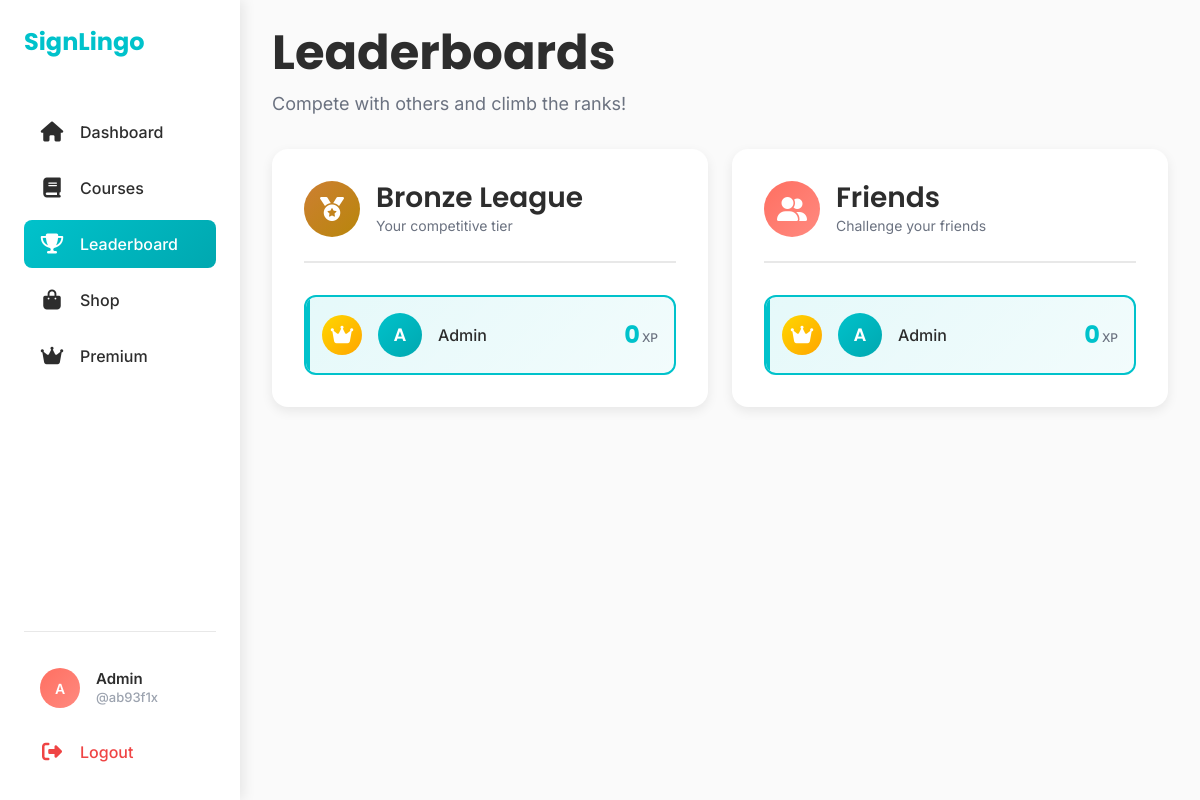
The page /leaderboard (signed in) on the database as committed earlier.
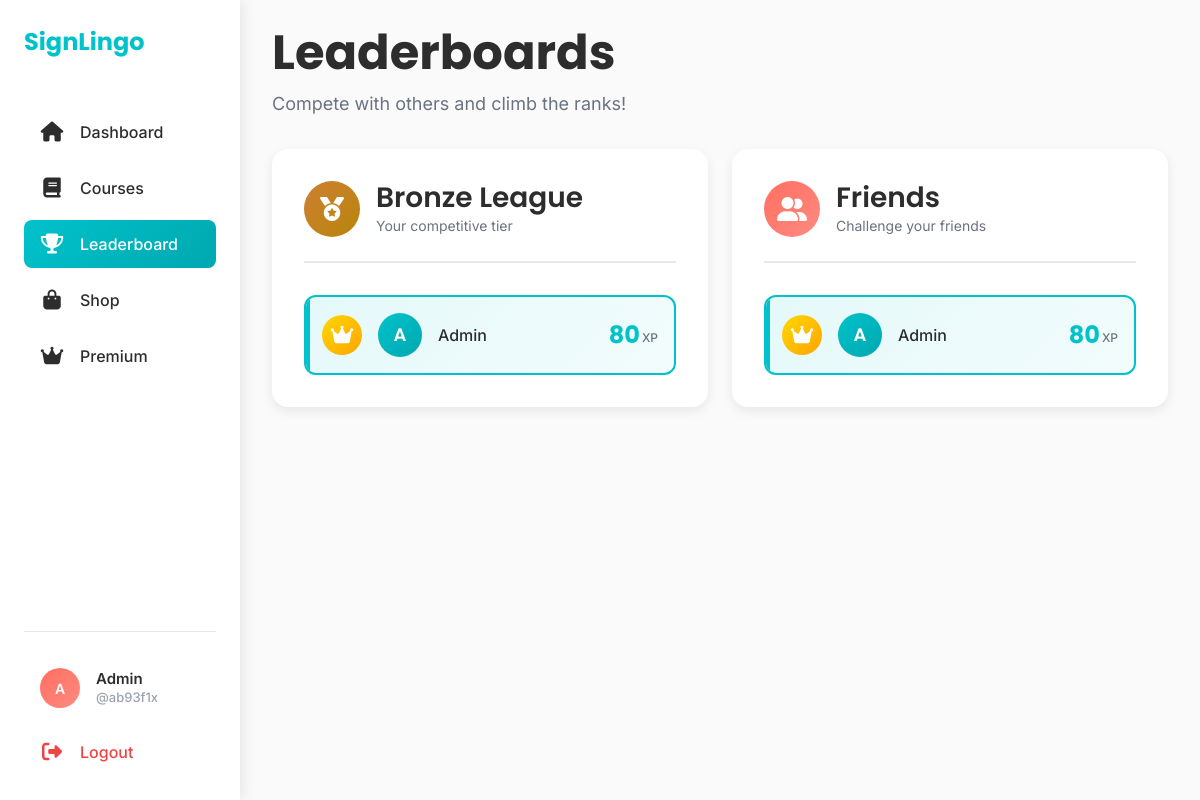
The same page on the database as committed later.
### models.py (models this page shows, shortened)
class User(db.Model):
    id = db.Column(db.Integer, primary_key=True)
    name = db.Column(db.String(80), nullable=False)
    age = db.Column(db.Integer)
    email = db.Column(db.String(120), unique=True, nullable=False)
    password = db.Column(db.String(80), nullable=False)
    points = db.Column(db.Integer, default=0)  # Add points column
    lesson_statuses = db.relationship('UserLessonStatus', backref='user', lazy=True)
    is_verified = db.Column(db.Boolean, default=False)
    friends = db.relationship('User',
                               secondary=friendship,
                               primaryjoin=(friendship.c.user_id == id),
                               secondaryjoin=(friendship.c.friend_id == id),
                               backref=db.backref('friend_of', lazy='dynamic'),
                               lazy='dynamic')
    @property
    def league(self):
        if self.points < 100:
            return "Bronze"
        elif self.points < 500:
            return "Silver"
        elif self.points < 1000:
            return "Gold"
        else:
            return "Diamond"

### routes.py (the view)
@auth_bp.route('/leaderboard')
def leaderboard():
    user_id = session.get('user_id')
    if not user_id:
        flash('Please log in to view the leaderboard.', 'warning')
        return redirect(url_for('auth.login'))
    current_user = User.query.get(user_id)
    if not current_user:
        flash('User not found.', 'danger')
        return redirect(url_for('auth.login'))
    friends = current_user.friends.all()
    friends_leaderboard = sorted(friends + [current_user], key=lambda x: x.points, reverse=True)
    all_users = User.query.order_by(User.points.desc()).all()
    league_users = [user for user in all_users if user.league == current_user.league]
    user = User.query.get(user_id)
    full_name = user.name
    first_name, initials = get_initials(full_name)
    return render_template('leaderboard.html',
                           current_user=current_user,
                           full_name=full_name,
                           friends_leaderboard=friends_leaderboard,
                           initials=initials,
                           league_users=league_users,
                           league_name=current_user.league)

### tertiary.py (called while the page is built)
def get_initials(full_name):
    name_parts = full_name.split()
    first_name = name_parts[0]
    last_initial = name_parts[1][0] if len(name_parts) > 1 else ''
    initials = (first_name[0] + last_initial).upper()
    return first_name, initials

### templates/leaderboard.html (shortened to what this page needs)
<!DOCTYPE html>
<html lang="en">
<head>
    <link href="https://cdn.jsdelivr.net/npm/bootstrap@5.3.0/dist/css/bootstrap.min.css" rel="stylesheet">
    <link rel="stylesheet" href="https://cdnjs.cloudflare.com/ajax/libs/font-awesome/6.4.0/css/all.min.css">
    <link rel="stylesheet" href="static/css/global_style.css">
    <link rel="stylesheet" href="static/css/leaderboard_style.css">
</head>
<body>
    <nav class="sidebar" id="sidebar">
        <div class="sidebar-header">
            <a class="sidebar-brand" href="/dashboard">SignLingo</a>
        </div>
        <div class="sidebar-menu">
            <a class="sidebar-link" href="/dashboard">
                <i class="fas fa-house"></i>
                <span>Dashboard</span>
            </a>
            <a class="sidebar-link" href="/course">
                <i class="fas fa-book"></i>
                <span>Courses</span>
            </a>
            <a class="sidebar-link active" href="/leaderboard">
                <i class="fas fa-trophy"></i>
                <span>Leaderboard</span>
            </a>
            <a class="sidebar-link" href="/shop">
                <i class="fas fa-shopping-bag"></i>
                <span>Shop</span>
            </a>
            <a class="sidebar-link" href="/premium">
                <i class="fas fa-crown"></i>
                <span>Premium</span>
            </a>
        </div>
        <div class="sidebar-footer">
            <a class="profile-link" href="/edit-account" id="profileLink">
                <div class="profile-circle-sidebar">{{ initials }}</div>
                <div class="profile-info">
                    <span id="profileName">{{ full_name }}</span>
                    <span class="profile-id">@ab93f1x</span>
                </div>
            </a>
            <a class="logout-link" href="/logout">
                <i class="fas fa-sign-out-alt"></i>
                <span>Logout</span>
            </a>
        </div>
    </nav>
    <div class="main-content">
        <div class="content-wrapper">
            <div class="page-header">
                <div class="header-content">
                    <h1 class="page-title">Leaderboards</h1>
                </div>
                <p class="page-subtitle">Compete with others and climb the ranks!</p>
            </div>
            <div class="row g-4">
                <div class="col-lg-6">
                    <div class="leaderboard-card">
                        <div class="leaderboard-header">
                            <div class="header-icon-wrapper league league-{{ league_name|lower }}">
                                <i class="fas fa-medal"></i>
                            </div>
                            <div>
                                <h2 class="leaderboard-title">{{ league_name }} League</h2>
                                <p class="leaderboard-subtitle">Your competitive tier</p>
                            </div>
                        </div>
                        <div class="players-list">
                            {% for user in league_users %}
                            <div class="player-card {% if user.id == current_user.id %}current-user{% endif %}">
                                <div class="player-info">
                                    <div class="player-rank rank-{{ loop.index }}">
                                        {% if loop.index <= 3 %}
                                            <i class="fas fa-crown"></i>
                                        {% else %}
                                            {{ loop.index }}
                                        {% endif %}
                                    </div>
                                    <div class="player-avatar">
                                        {{ user.name[0] }}
                                    </div>
                                    <span class="player-name">{{ user.name }}</span>
                                </div>
                                <div class="player-points">
                                    <span class="points-value">{{ user.points }}</span>
                                    <span class="points-label">XP</span>
                                </div>
                            </div>
                            {% endfor %}
                        </div>
                    </div>
                </div>
                <div class="col-lg-6">
                    <div class="leaderboard-card">
                        <div class="leaderboard-header">
                            <div class="header-icon-wrapper friends">
                                <i class="fas fa-user-friends"></i>
                            </div>
                            <div>
                                <h2 class="leaderboard-title">Friends</h2>
                                <p class="leaderboard-subtitle">Challenge your friends</p>
                            </div>
                        </div>
                        <div class="players-list">
                            {% for user in friends_leaderboard %}
                            <div class="player-card {% if user.id == current_user.id %}current-user{% endif %}">
                                <div class="player-info">
                                    <div class="player-rank rank-{{ loop.index }}">
                                        {% if loop.index <= 3 %}
                                            <i class="fas fa-crown"></i>
                                        {% else %}
                                            {{ loop.index }}
                                        {% endif %}
                                    </div>
                                    <div class="player-avatar">
                                        {{ user.name[0] }}
                                    </div>
                                    <span class="player-name">{{ user.name }}</span>
                                </div>
                                <div class="player-points">
                                    <span class="points-value">{{ user.points }}</span>
                                    <span class="points-label">XP</span>
                                </div>
                            </div>
                            {% endfor %}
                        </div>
                    </div>
                </div>
            </div>
        </div>
    </div>
</body>
</html>

### static/css/global_style.css (style rules this page uses)
:root { --primary: #00C2CB; --secondary: #FF6F61; --accent: #A6E22E; --neutral-dark: #2D2D2D; --neutral-light: #FAFAFA; --white: #FFFFFF; --border: #E8E8E8; --card-shadow: rgba(0, 0, 0, 0.08); --hover-shadow: rgba(0, 0, 0, 0.12); --gold: #FFD700; --bronze: #CD7F32; --space-xs: 4px; --space-s: 8px; --space-m: 16px; --space-l: 24px; --space-xl: 32px; --space-xxl: 48px; --sidebar-width: 240px; }
body { font-family: 'Inter', -apple-system, BlinkMacSystemFont, 'Segoe UI', Roboto, sans-serif; background-color: var(--neutral-light); color: var(--neutral-dark); margin: 0; padding: 0; font-size: 16px; line-height: 1.5; }
h1, h2, h3, h4, h5, h6 { font-family: 'Poppins', sans-serif; margin: 0; }
.main-content { margin-left: var(--sidebar-width); min-height: 100vh; transition: margin-left 0.3s ease; }
.sidebar { position: fixed; left: 0; top: 0; width: var(--sidebar-width); height: 100vh; background-color: var(--white); box-shadow: 4px 0 12px var(--card-shadow); display: flex; flex-direction: column; z-index: 1000; padding: var(--space-l); transition: all 0.3s ease; }
.sidebar-header { margin-bottom: var(--space-xxl); }
.sidebar-brand { font-family: 'Poppins', sans-serif; font-size: 24px; font-weight: 700; color: var(--primary); text-decoration: none; display: block; white-space: nowrap; }
.sidebar-menu { flex: 1; }
.sidebar-link { display: flex; align-items: center; gap: var(--space-m); padding: 12px var(--space-m); margin-bottom: var(--space-s); border-radius: 8px; color: var(--neutral-dark); text-decoration: none; font-weight: 500; transition: all 0.3s ease; white-space: nowrap; cursor: pointer; }
.sidebar-link i { font-size: 20px; width: 24px; text-align: center; flex-shrink: 0; }
.sidebar-link.active { background: linear-gradient(135deg, var(--primary), #00A8B0); color: var(--white); }
.sidebar-footer { padding-top: var(--space-l); border-top: 1px solid var(--border); position: relative; }
.profile-link { display: flex; align-items: center; gap: var(--space-m); padding: 12px var(--space-m); margin-bottom: var(--space-s); border-radius: 8px; color: var(--neutral-dark); text-decoration: none; font-weight: 500; transition: all 0.3s ease; cursor: pointer; }
.profile-circle-sidebar { width: 40px; height: 40px; background: linear-gradient(135deg, var(--secondary), #FF8A80); border-radius: 50%; display: flex; align-items: center; justify-content: center; color: var(--white); font-weight: 600; font-size: 14px; flex-shrink: 0; }
.profile-info { display: flex; flex-direction: column; line-height: 1.2; }
#profileName { font-weight: 600; font-size: 15px; color: var(--neutral-dark); }
.profile-id { font-size: 13px; margin-top: 2px; color: #9CA3AF; }
.logout-link { display: flex; align-items: center; gap: var(--space-m); padding: 12px var(--space-m); border-radius: 8px; color: #EF4444; text-decoration: none; font-weight: 500; transition: all 0.3s ease; cursor: pointer; }
.logout-link i { font-size: 20px; width: 24px; text-align: center; flex-shrink: 0; }
.content-wrapper { padding: var(--space-l) var(--space-xl) var(--space-xxl); }

Rows that differ between the two databases and show on the page:
changed User "Admin": points "0" → "80"
